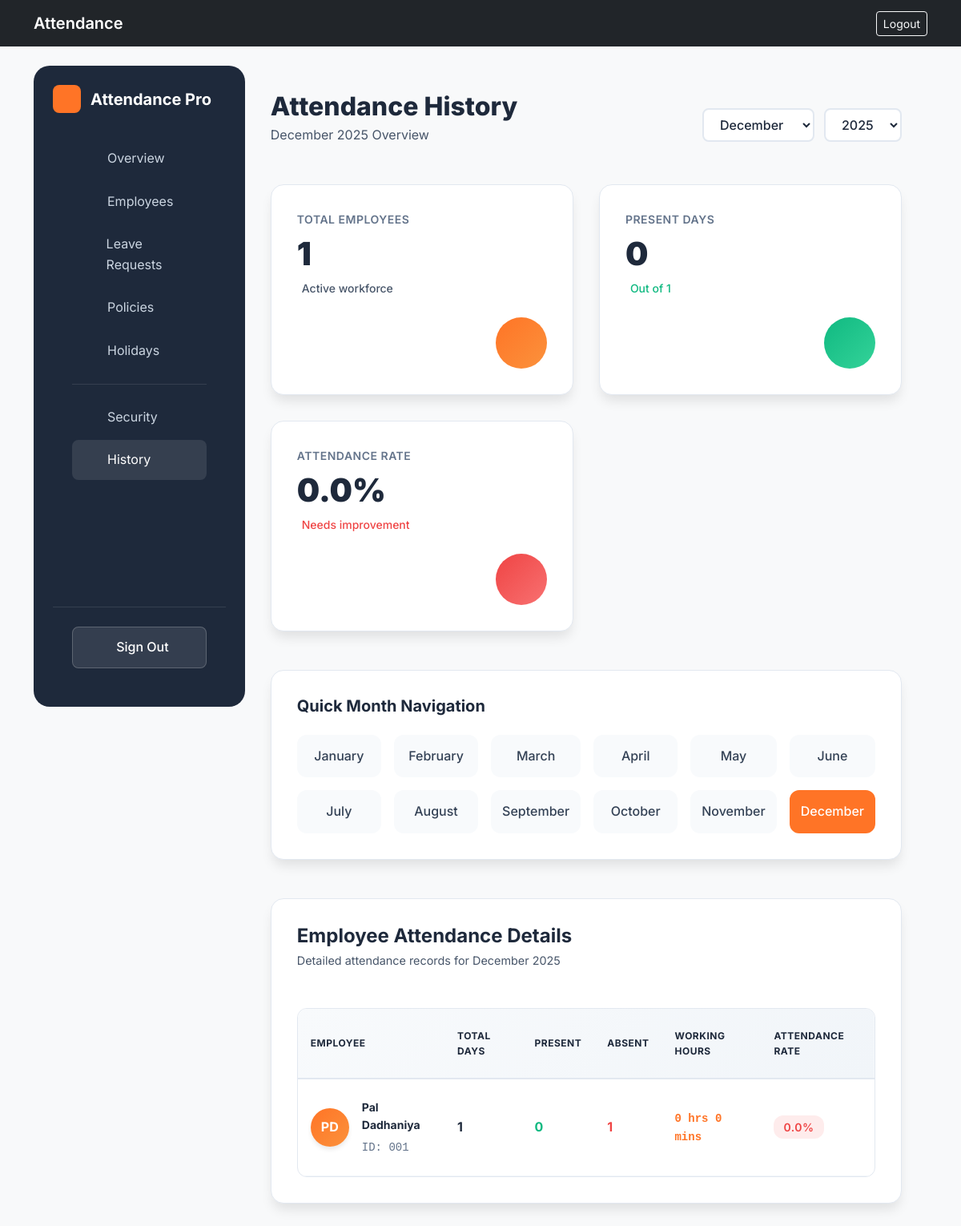
The page /admin-dashboard/attendance-history/ (signed in) on the database its author committed.
### accounts/models.py (models this page shows, shortened)
class Employee(models.Model):
    user = models.OneToOneField(
        User,
        on_delete=models.CASCADE,
        related_name="employee_profile"
    )
    employee_id = models.CharField(max_length=20, unique=True)
    role = models.CharField(max_length=100)
    department = models.CharField(max_length=100)
    joining_date = models.DateField()
    salary = models.DecimalField(max_digits=10, decimal_places=2)
    is_active = models.BooleanField(default=True)  # ✅ REQUIRED

### attendance/views.py (the view, shortened to what this page needs)
@login_required
@user_passes_test(is_admin)
def admin_attendance_history(request):
    selected_month = request.GET.get('month')
    selected_year = request.GET.get('year')
    today = timezone.localdate()
    if not selected_month:
        selected_month = today.month
    else:
        selected_month = int(selected_month)
    if not selected_year:
        selected_year = today.year
    else:
        selected_year = int(selected_year)
    month_start = date(selected_year, selected_month, 1)
    if selected_month == 12:
        month_end = date(selected_year + 1, 1, 1) - timedelta(days=1)
    else:
        month_end = date(selected_year, selected_month + 1, 1) - timedelta(days=1)
    attendance_records = Attendance.objects.filter(
        date__gte=month_start,
        date__lte=month_end
    ).select_related('employee__user').prefetch_related('breaks').order_by('employee__employee_id', '-date')
    employee_data = {}
    for record in attendance_records:
        emp_id = record.employee.employee_id
        if emp_id not in employee_data:
            employee_data[emp_id] = {
                'employee': record.employee,
                'records': [],
                'total_days': 0,
                'present_days': 0,
                'total_hours': timedelta(),
            }
        employee_data[emp_id]['records'].append(record)
        employee_data[emp_id]['total_days'] += 1
    for emp_data in employee_data.values():
        emp_data['absent_days'] = emp_data['total_days'] - emp_data['present_days']
        if emp_data['total_days'] > 0:
            emp_data['attendance_rate'] = round((emp_data['present_days'] / emp_data['total_days']) * 100, 1)
        else:
            emp_data['attendance_rate'] = 0.0
    employee_list = list(employee_data.values())
    total_employees = len(employee_list)
    total_present_days = sum(emp['present_days'] for emp in employee_list)
    total_working_days = sum(emp['total_days'] for emp in employee_list)
    overall_attendance_rate = (total_present_days / total_working_days * 100) if total_working_days > 0 else 0
    months = []
    for i in range(1, 13):
        months.append({
            'value': i,
            'name': date(2024, i, 1).strftime('%B'),
            'current': i == selected_month
        })
    years = []
    current_year = today.year
    for year in range(current_year - 2, current_year + 2):
        years.append({
            'value': year,
            'name': year,
            'current': year == selected_year
        })
    context = {
        'employee_list': employee_list,
        'selected_month': selected_month,
        'selected_year': selected_year,
        'month_name': date(selected_year, selected_month, 1).strftime('%B %Y'),
        'months': months,
        'years': years,
        'total_employees': total_employees,
        'total_present_days': total_present_days,
        'total_working_days': total_working_days,
        'overall_attendance_rate': round(overall_attendance_rate, 1),
    }
    return render(request, 'admin_panel/attendance_history.html', context)

### attendance/templatetags/time_filters.py (called while the page is built)
@register.filter
def format_duration(duration):
    if not duration:
        return "0 hrs 0 mins"
    total_seconds = int(duration.total_seconds())
    hours = total_seconds // 3600
    minutes = (total_seconds % 3600) // 60
    return f"{hours} hrs {minutes} mins"

### attendance/views.py (called while the page is built)
def is_admin(user):
    return user.is_staff

### templates/admin_panel/attendance_history.html (shortened to what this page needs)
{% extends "base.html" %}
{% block content %}
<div class="dashboard-wrapper">
    <aside class="sidebar">
        <div class="sidebar-brand">
            <div class="logo-box">
            </div>
            <span>Attendance Pro</span>
        </div>
        <nav class="sidebar-nav">
            <a href="{% url 'admin_dashboard' %}" class="nav-item"> Overview</a>
            <a href="{% url 'admin_view_employees' %}" class="nav-item"> Employees</a>
            <a href="{% url 'admin_leave_requests' %}" class="nav-item"> Leave Requests {% if pending_leave_requests > 0 %}<span class="badge-count">{{ pending_leave_requests }}</span>{% endif %}</a>
            <a href="{% url 'admin_company_policies' %}" class="nav-item"> Policies</a>
            <a href="{% url 'admin_company_holidays' %}" class="nav-item"> Holidays</a>
            <div class="nav-divider"></div>
            <a href="{% url 'admin_ip_ranges' %}" class="nav-item"> Security</a>
            <a href="{% url 'admin_attendance_history' %}" class="nav-item active"> History</a>
        </nav>
        <div class="sidebar-footer">
            <form method="post" action="{% url 'logout' %}">
                <button type="submit" class="logout-link"> Sign Out</button>
            </form>
        </div>
    </aside>
    <main class="main-content">
        <header class="top-bar">
            <div class="page-title">
                <h1>Attendance History</h1>
                <p>{{ month_name }} Overview</p>
            </div>
            <div class="top-actions">
                <div class="month-selector">
                    <form method="get" class="month-form">
                        <select name="month" onchange="this.form.submit()">
                            {% for month in months %}
                            <option value="{{ month.value }}" {% if month.current %}selected{% endif %}>
                                {{ month.name }}
                            </option>
                            {% endfor %}
                        </select>
                        <select name="year" onchange="this.form.submit()">
                            {% for year in years %}
                            <option value="{{ year.value }}" {% if year.current %}selected{% endif %}>
                                {{ year.name }}
                            </option>
                            {% endfor %}
                        </select>
                    </form>
                </div>
            </div>
        </header>
        <div class="stats-container">
            <div class="stat-card">
                <div class="stat-info">
                    <span class="stat-label">Total Employees</span>
                    <h2 class="stat-number">{{ total_employees }}</h2>
                    <span class="stat-trend neutral"> Active workforce</span>
                </div>
                <div class="stat-visual primary">
                </div>
            </div>
            <div class="stat-card">
                <div class="stat-info">
                    <span class="stat-label">Present Days</span>
                    <h2 class="stat-number">{{ total_present_days }}</h2>
                    <span class="stat-trend positive"> Out of {{ total_working_days }}</span>
                </div>
                <div class="stat-visual success">
                </div>
            </div>
            <div class="stat-card">
                <div class="stat-info">
                    <span class="stat-label">Attendance Rate</span>
                    <h2 class="stat-number">{{ overall_attendance_rate }}%</h2>
                    <span class="stat-trend {% if overall_attendance_rate >= 80 %}positive{% elif overall_attendance_rate >= 60 %}warning{% else %}danger{% endif %}">
                        {% if overall_attendance_rate >= 80 %}Excellent{% elif overall_attendance_rate >= 60 %}Good{% else %}Needs improvement{% endif %}
                    </span>
                </div>
                <div class="stat-visual {% if overall_attendance_rate >= 80 %}success{% elif overall_attendance_rate >= 60 %}warning{% else %}danger{% endif %}">
                </div>
            </div>
        </div>
        <div class="month-navigation">
            <h3>Quick Month Navigation</h3>
            <div class="month-grid">
                {% for month in months %}
                <a href="?month={{ month.value }}&year={{ selected_year }}"
                   class="month-link {% if month.current %}active{% endif %}">
                    {{ month.name }}
                </a>
                {% endfor %}
            </div>
        </div>
        <section class="content-section">
            <div class="section-header">
                <div class="header-left">
                    <h3>Employee Attendance Details</h3>
                    <p>Detailed attendance records for {{ month_name }}</p>
                </div>
            </div>
            <div class="table-container">
                <table class="data-table">
                    <thead>
                        <tr>
                            <th>Employee</th>
                            <th>Total Days</th>
                            <th>Present</th>
                            <th>Absent</th>
                            <th>Working Hours</th>
                            <th>Attendance Rate</th>
                        </tr>
                    </thead>
                    <tbody>
                        {% for emp_data in employee_list %}
                        <tr>
                            <td>
                                <div class="user-cell">
                                    <div class="avatar-cell">
                                        {{ emp_data.employee.user.first_name|slice:":1" }}{{ emp_data.employee.user.last_name|slice:":1" }}
                                    </div>
                                    <div class="user-cell-info">
                                        <span class="user-cell-name">{{ emp_data.employee.user.first_name }} {{ emp_data.employee.user.last_name }}</span>
                                        <span class="user-cell-id">ID: {{ emp_data.employee.employee_id }}</span>
                                    </div>
                                </div>
                            </td>
                            <td><span class="stat-value">{{ emp_data.total_days }}</span></td>
                            <td><span class="stat-value positive">{{ emp_data.present_days }}</span></td>
                            <td><span class="stat-value {% if emp_data.absent_days > 0 %}danger{% else %}neutral{% endif %}">{{ emp_data.absent_days }}</span></td>
                            <td>
                                <span class="hours-value">
                                    {% load time_filters %}
                                    {{ emp_data.total_hours|format_duration }}
                                </span>
                            </td>
                            <td>
                                {% if emp_data.total_days > 0 %}
                                    {% with attendance_rate=emp_data.attendance_rate %}
                                    <span class="rate-badge {% if attendance_rate >= 80 %}excellent{% elif attendance_rate >= 60 %}good{% else %}poor{% endif %}">
                                        {{ attendance_rate|floatformat:1 }}%
                                    </span>
                                    {% endwith %}
                                {% else %}
                                    <span class="rate-badge neutral">N/A</span>
                                {% endif %}
                            </td>
                        </tr>
                        {% endfor %}
                    </tbody>
                </table>
            </div>
        </section>
    </main>
</div>
{% endblock %}

### templates/base.html (style rules this page uses)
:root { --brand: #ff7426; }

### rows shown on the page
Employee: employee.user.first_name "P", employee.user.last_name "D", employee.user.first_name "Pal", employee.user.last_name "Dadhaniya", employee.employee_id "001", total_days "1", present_days "0", absent_days "1", total_hours "0 hrs 0 mins", attendance_rate "0.0"

### other values the page prints
{{ month_name }} "December 2025"
{{ total_employees }} "1"
{{ total_present_days }} "0"
{{ total_working_days }} "1"
{{ overall_attendance_rate }} "0.0"
{{ month.name }} "January" "February" "March" "April" "May" "June" "July" "August" "September" "October" "November" "December"
form field month "December"
form field year "2025"
